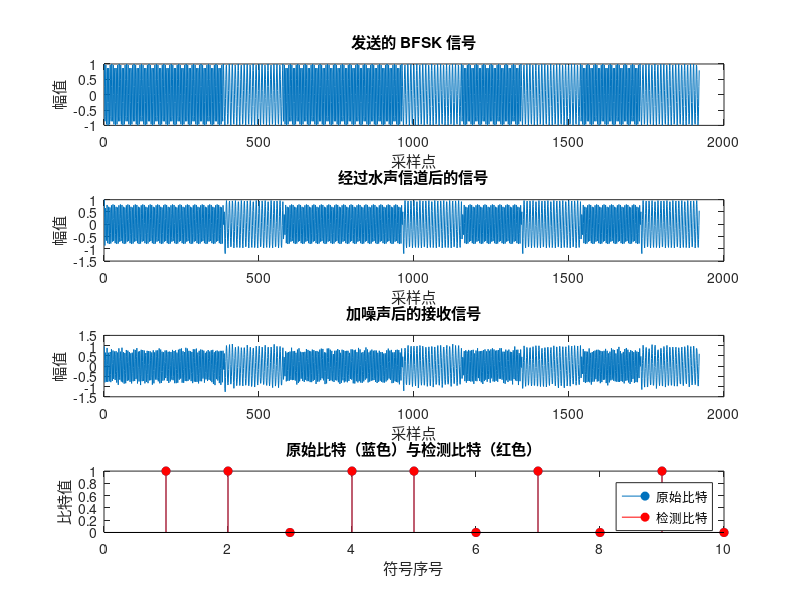

Here is the MATLAB script that generated this plot:
%% BFSK 通信系统仿真
% 清空工作区和命令窗口
clear; clc; close all;

%% 参数设置
fs = 192e3;         % 采样率 192 kHz
T_sym = 1e-3;       % 每个符号时长 1 ms
t_sym = 0:1/fs:T_sym-1/fs;  % 单个符号的时间向量

f0 = 20e3;          % 比特 0 对应的载波频率 20 kHz
f1 = 40e3;          % 比特 1 对应的载波频率 40 kHz

numSymbols = 10;   % 符号数（可根据需要修改）

%% 生成随机比特序列
data = randi([0, 1], 1, numSymbols);

%% BFSK 调制
% 对每个比特，生成对应频率的正弦波，并将所有符号级联
tx_signal = [];
for k = 1:numSymbols
    if data(k) == 0
        sig = cos(2*pi*f0*t_sym);
    else
        sig = cos(2*pi*f1*t_sym);
    end
    tx_signal = [tx_signal, sig];
end

%% 水声信道仿真
% 水声信道一般具有多径效应，这里采用一个简单的多径模型
% 例如，假设信道的脉冲响应包含三个路径：
%  - 第一条直达路径，增益 = 1，无延时
%  - 第二条路径，延时 2~3 个采样点，增益约为 0.6
%  - 第三条路径，延时 7~8 个采样点，增益约为 0.3
% 构造一个离散脉冲响应（单位冲激响应长度可以根据实际情况调整）
h = [1, zeros(1,2), 0.6, zeros(1,4), 0.3];

% 通过滤波器模拟多径效应
channel_signal = filter(h, 1, tx_signal);

%% 加性噪声（AWGN）
% 设定信噪比（SNR）为 20 dB（可根据需要修改）
SNR_dB = 20;
rx_signal = awgn(channel_signal, SNR_dB, 'measured');

%% BFSK 解调（FFT频谱分析）
% 将接收信号按照每个符号的采样点数分段
N_sym = length(t_sym);   % 每个符号的采样点数
rx_matrix = reshape(rx_signal, N_sym, []);

% FFT 频率分辨率为 fs/N_sym = 192e3/192 = 1 kHz，
% 因此：
%   - 20 kHz 对应的 FFT bin 索引：index_f0 = 20 + 1 = 21
%   - 40 kHz 对应的 FFT bin 索引：index_f1 = 40 + 1 = 41
index_f0 = round(f0 * N_sym / fs) + 1;  
index_f1 = round(f1 * N_sym / fs) + 1;  

detected = zeros(1, numSymbols);  % 初始化检测结果

for k = 1:numSymbols
    symbol_signal = rx_matrix(:, k);   % 取出第 k 个符号信号
    
    % 计算 FFT
    X = fft(symbol_signal);
    magX = abs(X);   % 求幅值谱
    
    % 采用单个 bin 的能量进行判决
    amp0 = magX(index_f0);
    amp1 = magX(index_f1);
    
    % 如果 20 kHz 分量能量更强，判决为比特 0，否则为比特 1
    if amp0 > amp1
        detected(k) = 0;
    else
        detected(k) = 1;
    end
end

%% 计算误码率（BER）
numErrors = sum(data ~= detected);
BER = numErrors / numSymbols;
fprintf('误码率 = %f\n', BER);

%% 绘制结果
figure;
subplot(4,1,1);
plot(tx_signal);
title('发送的 BFSK 信号');
xlabel('采样点');
ylabel('幅值');

subplot(4,1,2);
plot(channel_signal);
title('经过水声信道后的信号');
xlabel('采样点');
ylabel('幅值');

subplot(4,1,3);
plot(rx_signal);
title('加噪声后的接收信号');
xlabel('采样点');
ylabel('幅值');

subplot(4,1,4);
stem(data, 'filled'); hold on;
stem(detected, 'r', 'filled');
title('原始比特（蓝色）与检测比特（红色）');
xlabel('符号序号');
ylabel('比特值');
legend('原始比特','检测比特');
